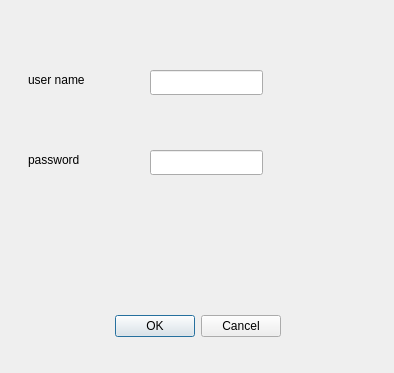
<?xml version="1.0" encoding="UTF-8"?>
<ui version="4.0">
 <class>Dialog_addUser</class>
 <widget class="QDialog" name="Dialog_addUser">
  <property name="geometry">
   <rect>
    <x>0</x>
    <y>0</y>
    <width>394</width>
    <height>373</height>
   </rect>
  </property>
  <property name="windowTitle">
   <string>Dialog</string>
  </property>
  <widget class="QDialogButtonBox" name="buttonBox">
   <property name="geometry">
    <rect>
     <x>-60</x>
     <y>310</y>
     <width>341</width>
     <height>32</height>
    </rect>
   </property>
   <property name="locale">
    <locale language="English" country="UnitedStates"/>
   </property>
   <property name="orientation">
    <enum>Qt::Horizontal</enum>
   </property>
   <property name="standardButtons">
    <set>QDialogButtonBox::Cancel|QDialogButtonBox::Ok</set>
   </property>
  </widget>
  <widget class="QLineEdit" name="lineEdit">
   <property name="geometry">
    <rect>
     <x>150</x>
     <y>70</y>
     <width>113</width>
     <height>25</height>
    </rect>
   </property>
  </widget>
  <widget class="QLineEdit" name="lineEdit_2">
   <property name="geometry">
    <rect>
     <x>150</x>
     <y>150</y>
     <width>113</width>
     <height>25</height>
    </rect>
   </property>
  </widget>
  <widget class="QLabel" name="label">
   <property name="geometry">
    <rect>
     <x>28</x>
     <y>70</y>
     <width>91</width>
     <height>20</height>
    </rect>
   </property>
   <property name="text">
    <string>user name</string>
   </property>
  </widget>
  <widget class="QLabel" name="label_2">
   <property name="geometry">
    <rect>
     <x>28</x>
     <y>150</y>
     <width>91</width>
     <height>20</height>
    </rect>
   </property>
   <property name="text">
    <string>password</string>
   </property>
  </widget>
 </widget>
 <resources/>
 <connections>
  <connection>
   <sender>buttonBox</sender>
   <signal>accepted()</signal>
   <receiver>Dialog_addUser</receiver>
   <slot>accept()</slot>
   <hints>
    <hint type="sourcelabel">
     <x>248</x>
     <y>254</y>
    </hint>
    <hint type="destinationlabel">
     <x>157</x>
     <y>274</y>
    </hint>
   </hints>
  </connection>
  <connection>
   <sender>buttonBox</sender>
   <signal>rejected()</signal>
   <receiver>Dialog_addUser</receiver>
   <slot>reject()</slot>
   <hints>
    <hint type="sourcelabel">
     <x>316</x>
     <y>260</y>
    </hint>
    <hint type="destinationlabel">
     <x>286</x>
     <y>274</y>
    </hint>
   </hints>
  </connection>
 </connections>
</ui>
